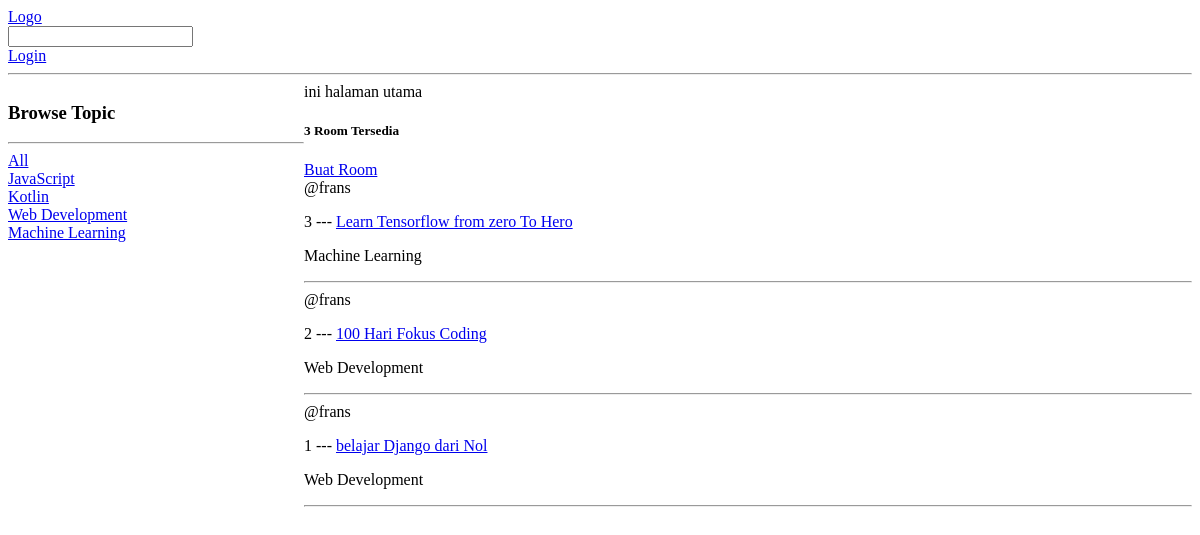
Before: / with the older database file.
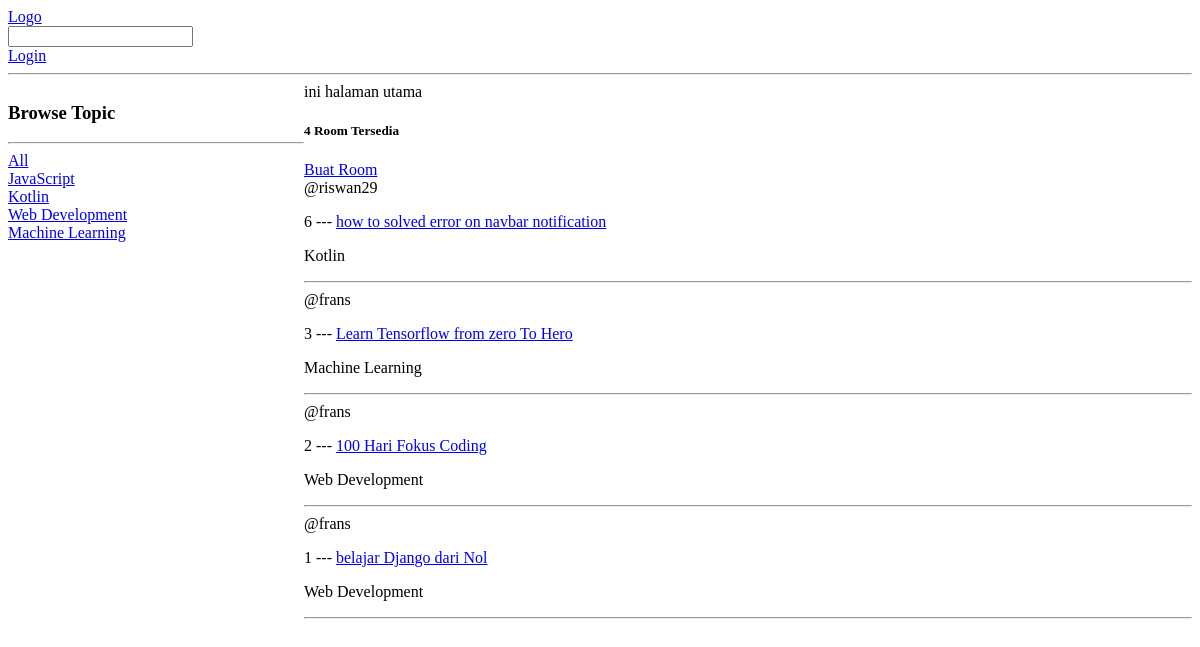
After: the same page with the newer database file.
### base/models.py (models this page shows, shortened)
class Topic(models.Model):
    name = models.CharField(max_length=100)
    def __str__(self):
        return self.name

class Room(models.Model):
    host = models.ForeignKey(User, on_delete=models.SET_NULL, null=True)
    topic = models.ForeignKey(Topic, on_delete=models.SET_NULL, null=True)
    name = models.CharField(max_length=200)
    description = models.TextField(null=True, blank=True)
    update = models.DateTimeField(auto_now=True)
    created = models.DateTimeField(auto_now_add=True)
    class Meta:
        ordering = ['-update', '-created']

### base/views.py (the view)
# urls.py: path('', home, name='home'),
def home(request):
    q = request.GET.get('q') if request.GET.get('q') != None else ''
    rooms = Room.objects.filter(
        Q(topic__name__icontains=q) |
        Q(name__icontains=q) |
        Q(description__icontains=q)
        )
    room_count = rooms.count()
    topics = Topic.objects.all()
    context = {
        'rooms':rooms,
        'topics':topics,
        'room_count':room_count,
        }
    return render(request, 'base/home.html', context)

### base/templates/base/home.html (shortened to what this page needs)
{% extends 'main.html' %}
{% block content %}
<div class="home-container">
    <div>
        <h3>Browse Topic</h3>
        <hr>
        <div>
            <a href="{% url 'home' %}">All</a>
        </div>
        {% for topic in topics %}
        <div>
            <a href="{% url 'home' %}?q={{topic.name}}">{{topic.name}}</a>
        </div>
        {% endfor %}
    </div>
    <div>
        ini halaman utama
        <br>
        <h5>{{room_count}} Room Tersedia</h5>
        <a href="{% url 'create-room' %}">Buat Room</a>
        <br>
        {% for room in rooms %}
        <span>@{{room.host.username}}</span>
        <p> {{ room.id }} --- <a href="{% url 'room' room.id %}">{{room.name}}</a></p>
        <p>{{room.topic}}</p>
        <hr>
        {% endfor %}
    </div>
</div>
{% endblock content %}

### templates/main.html (shortened to what this page needs)
<!DOCTYPE html>
<html lang="en">
<head>
</head>
<body>
    {% include 'nav.html' %}
    {% block content %}
    {% endblock content %}
</body>
</html>

### templates/nav.html
<a href="/">Logo</a>
<form method="GET" action="{% url 'home' %}">
    <input type='text' name='q' placholder ="Search Room...">
</form>
{% if request.user.is_authenticated %}
<h3>Welcome {{user.username}}</h3>
<a href="{% url 'logout' %}">Logout</a>
{% else %}
<a href="{% url 'login' %}">Login</a>
{% endif %}
<hr>

### base/templates/base/home.html (style rules this page uses)
.home-container { display: grid; grid-template-columns: 1fr 3fr; }

Changed rows visible on the page:
added Room: host.username "riswan29", id "6", name "how to solved error on navbar notification", topic "Kotlin"
Other visible differences:
{{ room_count }}: "3" → "4"
